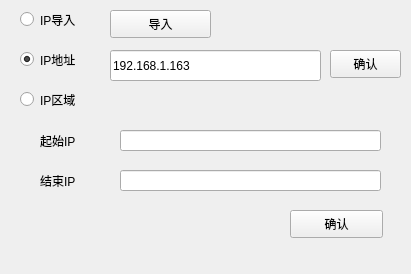
<?xml version="1.0" encoding="UTF-8"?>
<ui version="4.0">
 <class>IpsWid</class>
 <widget class="QWidget" name="IpsWid">
  <property name="geometry">
   <rect>
    <x>0</x>
    <y>0</y>
    <width>411</width>
    <height>274</height>
   </rect>
  </property>
  <property name="windowTitle">
   <string>Form</string>
  </property>
  <widget class="QRadioButton" name="radio_2">
   <property name="geometry">
    <rect>
     <x>20</x>
     <y>50</y>
     <width>91</width>
     <height>19</height>
    </rect>
   </property>
   <property name="text">
    <string>IP地址</string>
   </property>
   <property name="checked">
    <bool>true</bool>
   </property>
  </widget>
  <widget class="QRadioButton" name="radio_3">
   <property name="geometry">
    <rect>
     <x>20</x>
     <y>90</y>
     <width>91</width>
     <height>19</height>
    </rect>
   </property>
   <property name="text">
    <string>IP区域</string>
   </property>
  </widget>
  <widget class="QRadioButton" name="radio_1">
   <property name="geometry">
    <rect>
     <x>20</x>
     <y>10</y>
     <width>91</width>
     <height>19</height>
    </rect>
   </property>
   <property name="text">
    <string>IP导入</string>
   </property>
  </widget>
  <widget class="QPushButton" name="exportBtn">
   <property name="geometry">
    <rect>
     <x>110</x>
     <y>10</y>
     <width>101</width>
     <height>28</height>
    </rect>
   </property>
   <property name="text">
    <string>导入</string>
   </property>
  </widget>
  <widget class="QLineEdit" name="ipEdit">
   <property name="geometry">
    <rect>
     <x>110</x>
     <y>50</y>
     <width>211</width>
     <height>31</height>
    </rect>
   </property>
   <property name="text">
    <string>192.168.1.163</string>
   </property>
  </widget>
  <widget class="QWidget" name="widget" native="true">
   <property name="geometry">
    <rect>
     <x>110</x>
     <y>120</y>
     <width>281</width>
     <height>131</height>
    </rect>
   </property>
   <widget class="QLineEdit" name="endEdit">
    <property name="geometry">
     <rect>
      <x>10</x>
      <y>50</y>
      <width>261</width>
      <height>21</height>
     </rect>
    </property>
   </widget>
   <widget class="QLineEdit" name="startEdit">
    <property name="geometry">
     <rect>
      <x>10</x>
      <y>10</y>
      <width>261</width>
      <height>21</height>
     </rect>
    </property>
   </widget>
   <widget class="QPushButton" name="btn_2">
    <property name="geometry">
     <rect>
      <x>180</x>
      <y>90</y>
      <width>93</width>
      <height>28</height>
     </rect>
    </property>
    <property name="text">
     <string>确认</string>
    </property>
   </widget>
  </widget>
  <widget class="QLabel" name="label">
   <property name="geometry">
    <rect>
     <x>40</x>
     <y>130</y>
     <width>51</width>
     <height>21</height>
    </rect>
   </property>
   <property name="text">
    <string>起始IP</string>
   </property>
  </widget>
  <widget class="QLabel" name="label_2">
   <property name="geometry">
    <rect>
     <x>40</x>
     <y>170</y>
     <width>51</width>
     <height>21</height>
    </rect>
   </property>
   <property name="text">
    <string>结束IP</string>
   </property>
  </widget>
  <widget class="QPushButton" name="btn_1">
   <property name="geometry">
    <rect>
     <x>330</x>
     <y>50</y>
     <width>71</width>
     <height>28</height>
    </rect>
   </property>
   <property name="text">
    <string>确认</string>
   </property>
  </widget>
 </widget>
 <resources/>
 <connections/>
</ui>
